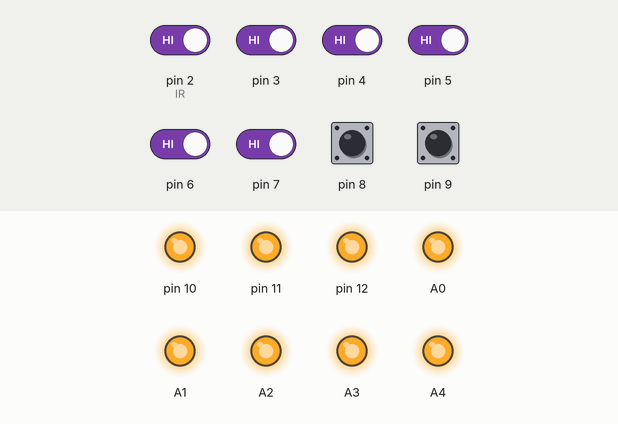
Simulated run of this sketch. Board: Arduino Uno, built with avr-gcc and run on an emulated ATmega328P. Shown: output pins drawn as LEDs (lit = HIGH). The inputs (shaded band) are chosen by the test bench; at power-on: pin 2 (IR), pin 3–9 HIGH.

Above: at 1.2 s.
1.3 s: pin 2 (IR) driven LOW
At 2.2 s:
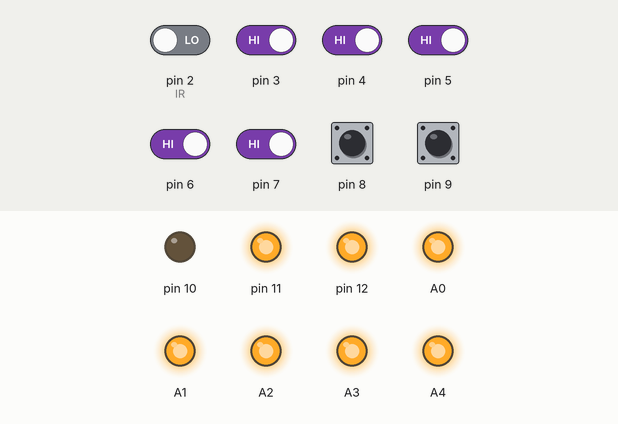
2.9 s: pin 3 driven LOW
At 3.4 s:
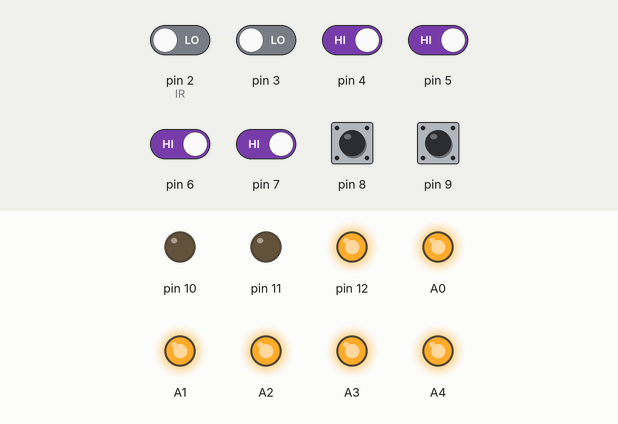
4.5 s: pin 4 driven LOW
At 5.8 s:
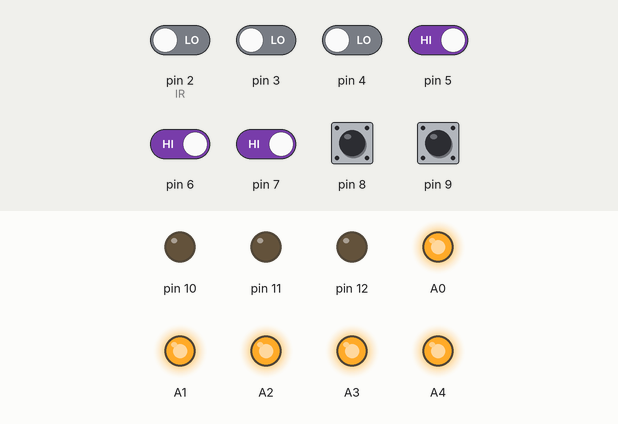
6.1 s: pin 5 driven LOW
At 7.1 s:
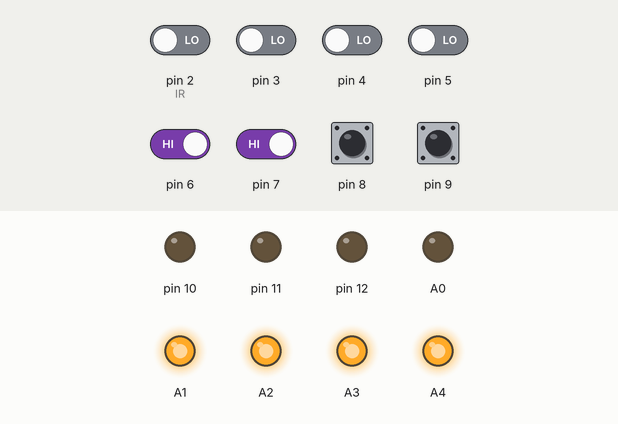
7.7 s: pin 6 driven LOW
At 8.3 s:
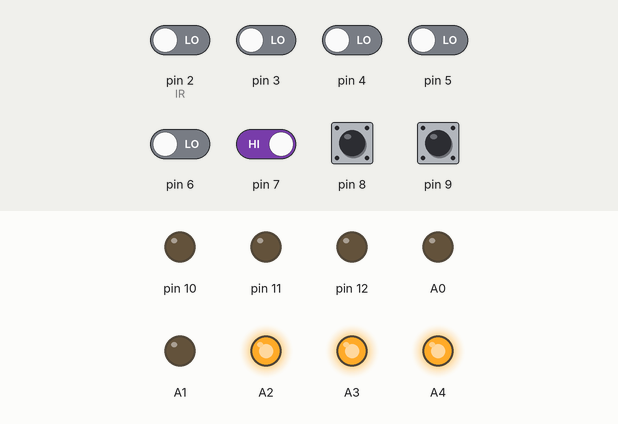
9.3 s: pin 7 driven LOW
At 10.8 s:
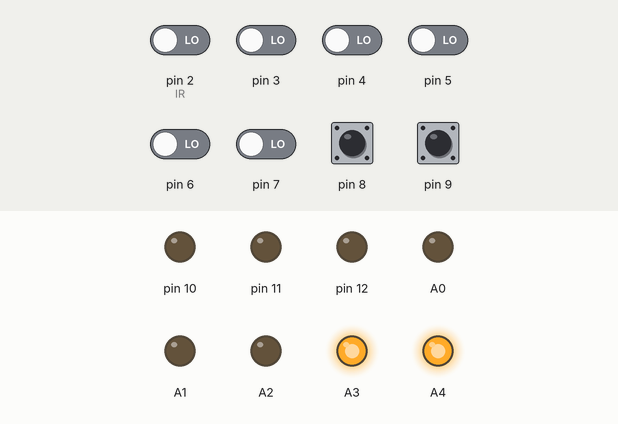
Timing chart, 0 to 11.9 s (numbered marks = the images above; inputs shaded):
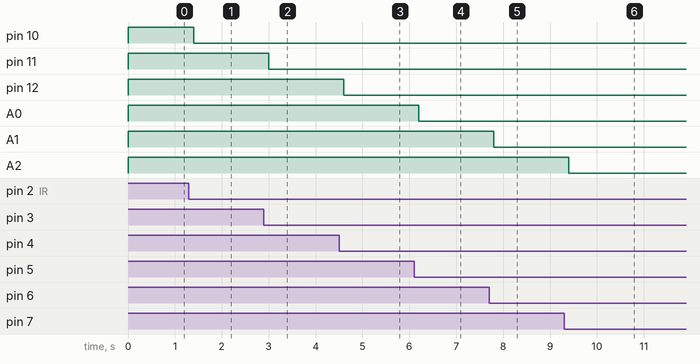

The sketch:

Wireless_Power_Transfer_On_Road_code.ino
```cpp
void setup()
{
    // Set pins 2 to 9 as INPUT for IR sensors
    pinMode(2, INPUT);
    pinMode(3, INPUT);
    pinMode(4, INPUT);
    pinMode(5, INPUT);
    pinMode(6, INPUT);
    pinMode(7, INPUT);
    pinMode(8, INPUT);
    pinMode(9, INPUT);

    // Set pins 10, 11, 12 and analog pins A0 to A4 as OUTPUT for relays
    pinMode(10, OUTPUT);
    digitalWrite(10, HIGH);  // Initialize relay pins to HIGH (relay OFF)
    pinMode(11, OUTPUT);
    digitalWrite(11, HIGH);
    pinMode(12, OUTPUT);
    digitalWrite(12, HIGH);
    pinMode(A0, OUTPUT);
    digitalWrite(A0, HIGH);
    pinMode(A1, OUTPUT);
    digitalWrite(A1, HIGH);
    pinMode(A2, OUTPUT);
    digitalWrite(A2, HIGH);
    pinMode(A3, OUTPUT);
    digitalWrite(A3, HIGH);
    pinMode(A4, OUTPUT);
    digitalWrite(A4, HIGH);
}

void loop()
{
    // Check IR sensor at pin 2
    if(digitalRead(2) == 0)   // IR sensor triggered (active LOW)
    {
        digitalWrite(10, LOW); // Activate relay connected to pin 10
    }
    else
    {
        digitalWrite(10, HIGH); // Deactivate relay
    }

    // Check IR sensor at pin 3
    if(digitalRead(3) == 0)
    {
        digitalWrite(11, LOW);
    }
    else
    {
        digitalWrite(11, HIGH);
    }

    // Check IR sensor at pin 4
    if(digitalRead(4) == 0)
    {
        digitalWrite(12, LOW);
    }
    else
    {
        digitalWrite(12, HIGH);
    }

    // Check IR sensor at pin 5
    if(digitalRead(5) == 0)
    {
        digitalWrite(A0, LOW);
    }
    else
    {
        digitalWrite(A0, HIGH);
    }

    // Check IR sensor at pin 6
    if(digitalRead(6) == 0)
    {
        digitalWrite(A1, LOW);
    }
    else
    {
        digitalWrite(A1, HIGH);
    }

    // Check IR sensor at pin 7
    if(digitalRead(7) == 0)
    {
        digitalWrite(A2, LOW);
    }
    else
    {
        digitalWrite(A2, HIGH);
    }

    // Check IR sensor at pin 8
    if(digitalRead(8) == 0)
    {
        digitalWrite(A3, LOW);
    }
    else
    {
        digitalWrite(A3, HIGH);
    }

    // Check IR sensor at pin 9
    if(digitalRead(9) == 0)
    {
        digitalWrite(A4, LOW);
    }
    else
    {
        digitalWrite(A4, HIGH);
    }

    delay(200); // Small delay to stabilize readings
}
```

Measured:
- after the input at 1.3 s, pin 10: HIGH → LOW after 0.10 s
- after the input at 2.9 s, pin 11: HIGH → LOW after 0.10 s
- after the input at 4.5 s, pin 12: HIGH → LOW after 0.10 s
- after the input at 6.1 s, A0: HIGH → LOW after 0.10 s
- after the input at 7.7 s, A1: HIGH → LOW after 0.10 s
- after the input at 9.3 s, A2: HIGH → LOW after 0.10 s
